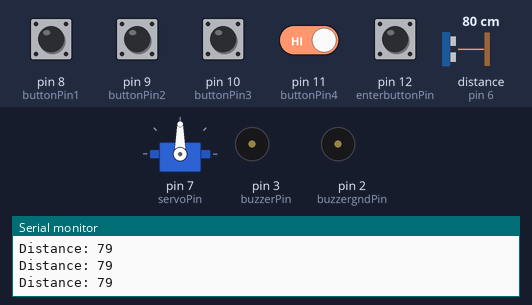
A sketch run on a simulated Arduino Uno, built with avr-gcc and run on an emulated ATmega328P. On the bench: servo, buzzer (waves = sounding, pin HIGH), the last lines printed to the serial monitor. Wiring (inferred from the names in the program): ultrasonic range finder: trigger pin 5; echo pin 6. The inputs (shaded band) are chosen by the test bench; at power-on: pin 8 (buttonPin1), pin 9 (buttonPin2), pin 10 (buttonPin3), pin 11 (buttonPin4), pin 12 (enterbuttonPin) HIGH, distance to the obstacle (sensor on pin 6) 80 cm. The echo pulse lasts 58.3 µs per cm; pins used as bus, display or sensor lines are not drawn.

Above: at 1.2 s.
1.3 s: distance to the obstacle (sensor on pin 6) set to 2 cm
4.3 s: distance to the obstacle (sensor on pin 6) set to 4 cm
7.3 s: pin 12 (enterbuttonPin) pulled LOW for 0.15 s
9.0 s: pin 12 (enterbuttonPin) pulled LOW for 1 s
At 12.0 s:
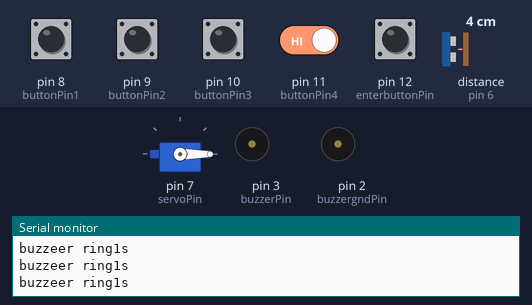
13.0 s: pin 11 (buttonPin4) driven LOW and pin 12 (enterbuttonPin) driven LOW
At 14.1 s:
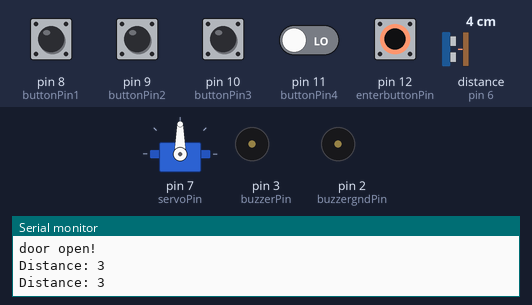
16.0 s: pin 12 (enterbuttonPin) driven HIGH
Timing chart, 0 to 20.0 s (numbered marks = the images above; inputs shaded):
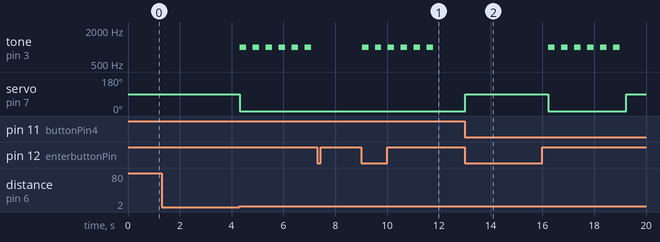

The sketch:

task13_SmartTakeoutCabinet.ino
```cpp
#include <Servo.h> //舵机头文件
#define servoPin 7 // 舵机的控制引脚
Servo myservo;     // 创建 Servo 对象
int posClosed = 0; // 关闭时舵机位置
int posOpen = 90;  // 开启时舵机位置
void openDoor()
{
    Serial.println("door open!");
    myservo.write(posOpen);
}

#define trigPin 5           // 超声波传感器的 trig 引脚
#define echoPin 6           // 超声波传感器的 echo 引脚
#define gndPin 4            // 超声波传感器的 gnd 引脚
uint16_t get_distence(void) // 获得距离
{
    long duration, distance;
    digitalWrite(trigPin, LOW);  // 发送低电平信号给 trig 引脚
    delayMicroseconds(2);        // 等待2微秒
    digitalWrite(trigPin, HIGH); // 发送高电平信号给 trig 引脚
    delayMicroseconds(10);       // 等待10微秒
    digitalWrite(trigPin, LOW);  // 再次发送低电平信号给 trig 引脚

    duration = pulseIn(echoPin, HIGH); // 读取 echo 引脚的脉冲宽度
    distance = duration * 0.034 / 2;   // 将脉冲宽度转换为距离（单位：厘米）
    return distance;
}

#define buzzerPin 3    // 蜂鸣器
#define buzzergndPin 2 // 蜂鸣器地端
void buzzer_ring1s()   // 蜂鸣器鸣叫1s
{
    Serial.println("buzzeer ring1s");
    tone(buzzerPin, 1000); // 发出1000Hz的声音
    delay(250);            // 0.25秒
    noTone(buzzerPin);     // 停止发声
    delay(250);            // 0.25秒
    tone(buzzerPin, 1000); // 发出1000Hz的声音
    delay(250);            // 0.25秒
    noTone(buzzerPin);     // 停止发声
    delay(250);            // 0.25秒
}

/*------------------------------------------------密码输入----------------------------------------*/
#define buttonPin1 8      // 1按键引脚
#define buttonPin2 9      // 2按键引脚
#define buttonPin3 10     // 3按键引脚
#define buttonPin4 11     // 4按键引脚
#define enterbuttonPin 12 // 确认按键引脚

int buttonState1;     // 第一个按键状态
int buttonState2;     // 第二个按键状态
int buttonState3;     // 第三个按键状态
int buttonState4;     // 第四个按键状态
int enterbuttonState; // 确认按键状态

int correctPassword[] = {1, 1, 1, 0}; // 正确密码(按下为1，松开为0)
int enteredPassword[4];               // 用户输入的密码

int attempts = 0; // 尝试次数

bool checkPassword() // 检查密码是否正确
{
    for (int i = 0; i < 4; i++)
    {
        if (enteredPassword[i] != correctPassword[i])
        {
            return false;
        }
    }
    return true;
}
/*---------------------------------------主函数-----------------------------------------------------*/
int exist = 0; // 是否有外卖
void setup()
{
    Serial.begin(9600);

    pinMode(trigPin, OUTPUT); // 设置超声波传感器
    pinMode(echoPin, INPUT);
    pinMode(gndPin, OUTPUT);
    digitalWrite(gndPin, LOW);

    myservo.attach(servoPin); // 附加舵机到指定引脚
    myservo.write(posOpen);   // 默认为开门状态

    pinMode(buzzerPin, OUTPUT); // 设置蜂鸣器
    pinMode(buzzergndPin, OUTPUT);
    digitalWrite(buzzergndPin, LOW);

    pinMode(buttonPin1, INPUT_PULLUP); // 设置按键
    pinMode(buttonPin2, INPUT_PULLUP);
    pinMode(buttonPin3, INPUT_PULLUP);
    pinMode(buttonPin4, INPUT_PULLUP);
    pinMode(enterbuttonPin, INPUT_PULLUP);
    enterbuttonState = digitalRead(enterbuttonPin);
}

void loop()
{
    Serial.print("Distance: ");
    Serial.println(get_distence());

    // 根据距离控制蜂鸣器，距离近持续3s以上蜂鸣器报警
    if (get_distence() <= 10 && exist == 0)
    {
        int Timeout = 3;
        while (get_distence() <= 10 && Timeout > 0)
        {
            Serial.print("Distance: ");
            Serial.println(get_distence());
            Timeout--;
            delay(1000);
        }
        // 3s后舵机转动关门，蜂鸣器报警3s
        if (Timeout == 0)
        {
            Serial.println("door close!");
            myservo.write(posClosed);
            for (int i = 0; i < 3; i++)
            {
                buzzer_ring1s();
                exist = 1;
            }
        }
    }

    // 读取按键状态
    buttonState1 = digitalRead(buttonPin1);
    buttonState2 = digitalRead(buttonPin2);
    buttonState3 = digitalRead(buttonPin3);
    buttonState4 = digitalRead(buttonPin4);

    // 保存用户输入的密码
    enteredPassword[0] = buttonState1;
    enteredPassword[1] = buttonState2;
    enteredPassword[2] = buttonState3;
    enteredPassword[3] = buttonState4;

    // 按下enter检查密码是否正确
    if (digitalRead(enterbuttonPin) != enterbuttonState)
    {
        enterbuttonState = digitalRead(enterbuttonPin);
        if (checkPassword())
        {
            openDoor();
            attempts = 0;
            exist = 0;
        }
        else
        {
            attempts++;
            Serial.print("Attempt is ");
            Serial.println(attempts);
            if (attempts >= 3)
            {
                buzzer_ring1s();
                buzzer_ring1s();
                buzzer_ring1s();
                attempts = 0;
            }
        }
        delay(200);
    }
}
```

Measured:
- after the input at 9.0 s, tone on pin 3 (buzzerPin): alternates 1000 Hz for 0.25 s and silent for 0.25 s, 12 changes in all, then stays silent, starting at once
- after the input at 13.0 s, servo on pin 7 (servoPin): 0° → 90° at once
- by itself, tone on pin 3 (buzzerPin): alternates 1000 Hz for 0.25 s and silent for 0.25 s
